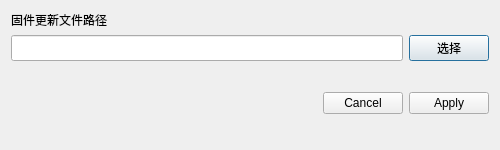
<?xml version="1.0" encoding="UTF-8"?>
<ui version="4.0">
 <class>FirmwareUpdateDialog</class>
 <widget class="QDialog" name="FirmwareUpdateDialog">
  <property name="windowModality">
   <enum>Qt::WindowModal</enum>
  </property>
  <property name="geometry">
   <rect>
    <x>0</x>
    <y>0</y>
    <width>500</width>
    <height>150</height>
   </rect>
  </property>
  <property name="sizePolicy">
   <sizepolicy hsizetype="Fixed" vsizetype="Fixed">
    <horstretch>0</horstretch>
    <verstretch>0</verstretch>
   </sizepolicy>
  </property>
  <property name="minimumSize">
   <size>
    <width>500</width>
    <height>150</height>
   </size>
  </property>
  <property name="maximumSize">
   <size>
    <width>500</width>
    <height>150</height>
   </size>
  </property>
  <property name="windowTitle">
   <string>固件升级</string>
  </property>
  <layout class="QVBoxLayout" name="verticalLayout_2">
   <item>
    <layout class="QVBoxLayout" name="verticalLayout">
     <property name="sizeConstraint">
      <enum>QLayout::SetMaximumSize</enum>
     </property>
     <item>
      <widget class="QLabel" name="pathLabel">
       <property name="sizePolicy">
        <sizepolicy hsizetype="Expanding" vsizetype="Minimum">
         <horstretch>0</horstretch>
         <verstretch>0</verstretch>
        </sizepolicy>
       </property>
       <property name="text">
        <string>固件更新文件路径</string>
       </property>
      </widget>
     </item>
     <item>
      <layout class="QHBoxLayout" name="horizontalLayout">
       <property name="sizeConstraint">
        <enum>QLayout::SetMinimumSize</enum>
       </property>
       <item>
        <widget class="QLineEdit" name="filePathEdit">
         <property name="sizePolicy">
          <sizepolicy hsizetype="Expanding" vsizetype="Minimum">
           <horstretch>0</horstretch>
           <verstretch>0</verstretch>
          </sizepolicy>
         </property>
         <property name="minimumSize">
          <size>
           <width>200</width>
           <height>0</height>
          </size>
         </property>
        </widget>
       </item>
       <item>
        <widget class="QPushButton" name="selectFileButton">
         <property name="text">
          <string>选择</string>
         </property>
        </widget>
       </item>
      </layout>
     </item>
    </layout>
   </item>
   <item>
    <widget class="QDialogButtonBox" name="buttonBox">
     <property name="sizePolicy">
      <sizepolicy hsizetype="Preferred" vsizetype="Expanding">
       <horstretch>0</horstretch>
       <verstretch>0</verstretch>
      </sizepolicy>
     </property>
     <property name="orientation">
      <enum>Qt::Horizontal</enum>
     </property>
     <property name="standardButtons">
      <set>QDialogButtonBox::Apply|QDialogButtonBox::Cancel</set>
     </property>
    </widget>
   </item>
  </layout>
 </widget>
 <resources/>
 <connections>
  <connection>
   <sender>buttonBox</sender>
   <signal>accepted()</signal>
   <receiver>FirmwareUpdateDialog</receiver>
   <slot>accept()</slot>
   <hints>
    <hint type="sourcelabel">
     <x>248</x>
     <y>254</y>
    </hint>
    <hint type="destinationlabel">
     <x>157</x>
     <y>274</y>
    </hint>
   </hints>
  </connection>
  <connection>
   <sender>buttonBox</sender>
   <signal>rejected()</signal>
   <receiver>FirmwareUpdateDialog</receiver>
   <slot>reject()</slot>
   <hints>
    <hint type="sourcelabel">
     <x>316</x>
     <y>260</y>
    </hint>
    <hint type="destinationlabel">
     <x>286</x>
     <y>274</y>
    </hint>
   </hints>
  </connection>
 </connections>
</ui>
